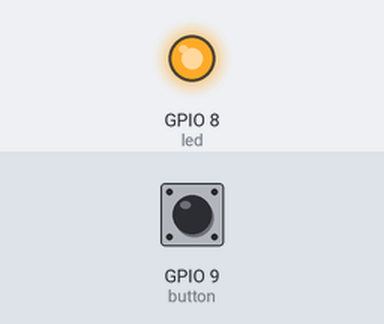
A program run on a simulated ESP8266 board running MicroPython. Parts: output pins drawn as LEDs (lit = HIGH). The test bench sets the inputs (shaded band); at power-on: GPIO 9 (button) LOW.

Above: at 1.2 s.
1.3 s: GPIO 9 (button) pulled HIGH for 0.15 s
At 2.5 s:
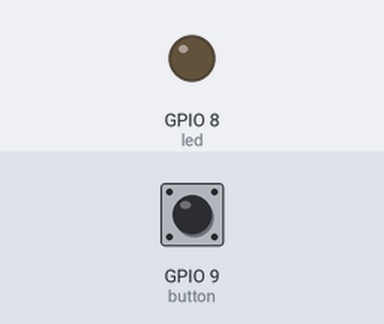
2.9 s: GPIO 9 (button) pulled HIGH for 1 s
At 3.7 s:
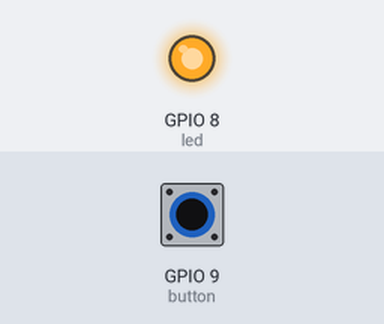
5.4 s: GPIO 9 (button) pulled HIGH for 3.2 s
At 6.8 s:
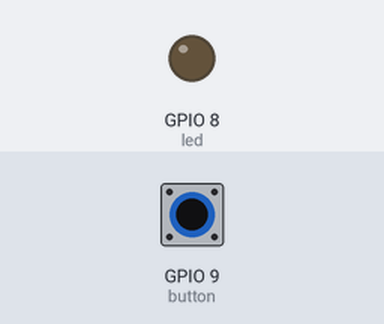
Timing chart, 0 to 8.4 s (numbered marks = the images above; inputs shaded):
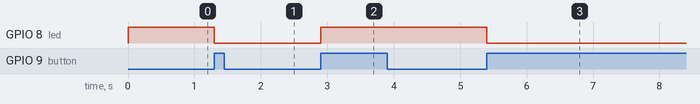

Measured:
- after the input at 1.3 s, GPIO 8 (led): HIGH → LOW at once
- after the input at 2.9 s, GPIO 8 (led): LOW → HIGH at once
- after the input at 5.4 s, GPIO 8 (led): HIGH → LOW at once

The program:

led_toggle.py
```python
# Connect LED to pin 8 + GND. Press the boot button to toggle the LED on and off.
from machine import Pin

led_on = True

led = Pin(8, Pin.OUT)


def write_led():
    if led_on:
        led.on()
    else:
        led.off()


def handle_button_interrupt(_):
    global led_on
    led_on = not led_on
    write_led()


write_led()
button = Pin(9, Pin.IN)
button.irq(trigger=Pin.IRQ_RISING, handler=handle_button_interrupt)
```
